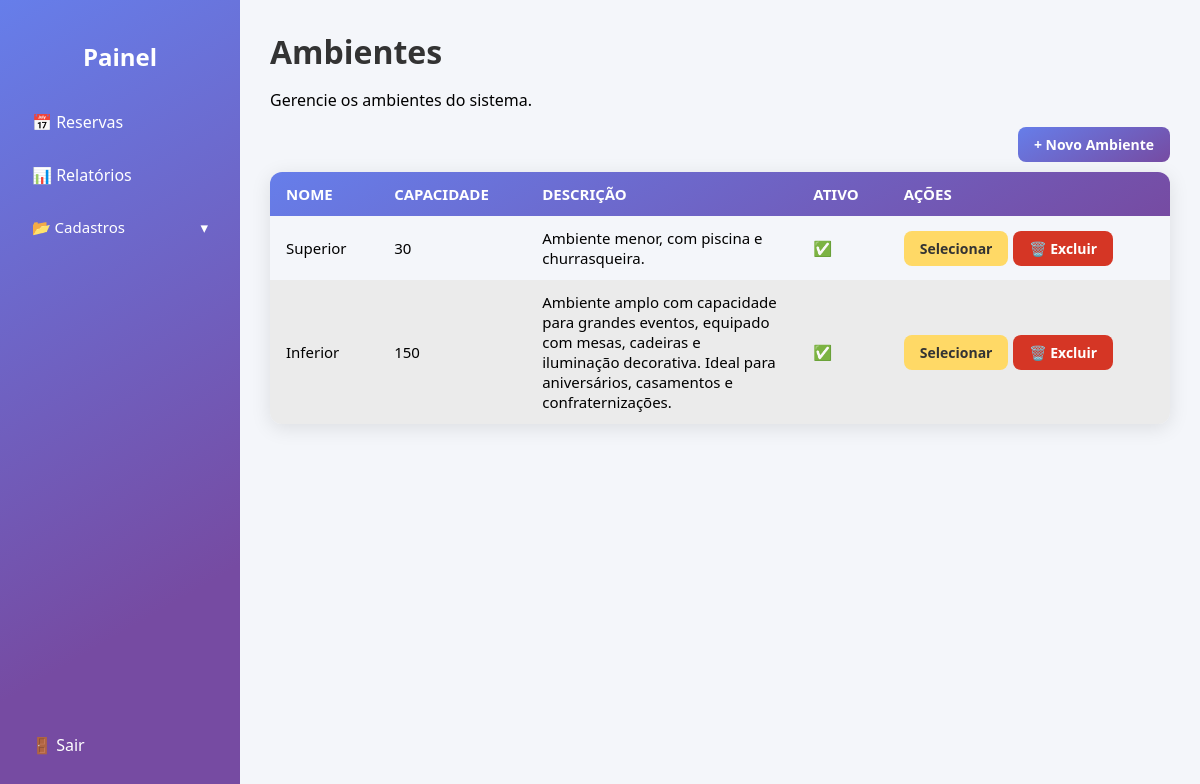
Screenshot of /ambientes/index.php (signed in) with the database file from the repository.
### tables this page shows
CREATE TABLE `ambientes` (
  `id_ambiente` int(11) NOT NULL,
  `nome_ambiente` varchar(100) NOT NULL,
  `capacidade` int(11) DEFAULT NULL,
  `descricao` text DEFAULT NULL,
  `observacoes` text DEFAULT NULL,
  `ativo` tinyint(1) DEFAULT 1
);

### ambientes/index.php (the view, shortened to what this page needs)
<?php
include '../includes/db.php';
include '../includes/header.php';
?>
<div class="painel-container">
    <?php include '../includes/sidebar.php'; ?>
    <main class="conteudo">
        <header class="painel-header">
            <h1>Ambientes</h1>
            <p>Gerencie os ambientes do sistema.</p>
        </header>
        <div class="area-crud">
            <a href="./create.php" class="btn btn-novo">+ Novo Ambiente</a>
            <?php
                $query = "SELECT * FROM ambientes ORDER BY id_ambiente DESC";
                $result = $conn->query($query);
            ?>
            <div class="tabela-wrapper">
                <table class="tabela-crud">
                    <thead>
                        <tr>
                            <th>Nome</th>
                            <th>Capacidade</th>
                            <th>Descrição</th>
                            <th>Ativo</th>
                            <th>Ações</th>
                        </tr>
                    </thead>
                    <tbody>
                        <?php while ($row = $result->fetch_assoc()): ?>
                            <tr>
                                <td data-label="Nome"><?= htmlspecialchars($row['nome_ambiente']) ?></td>
                                <td data-label="Capacidade"><?= htmlspecialchars($row['capacidade']) ?></td>
                                <td data-label="Descrição"><?= $row['descricao'] ?></td>
                                <td data-label="Ativo"><?= $row['ativo'] ? '✅' : '❌' ?></td>
                                <td data-label="Ações">
                                    <a href="./edit.php?id=<?= $row['id_ambiente'] ?>" class="btn-editar">Selecionar</a>
                                    <a href="#" class="btn-excluir btnpopup" data-id="<?= $row['id_ambiente'] ?>">🗑️ Excluir</a>
                                </td>
                            </tr>
                        <?php endwhile; ?>
                    </tbody>
                </table>
            </div>
        </div>
    </main>
</div>
<?php
include '../includes/footer.php';
?>

### assets/css/painel.css (style rules this page uses)
body { font-family: "Segoe UI", Tahoma, Geneva, Verdana, sans-serif; background-color: #f4f6fa; margin: 0; display: flex; min-height: 100vh; overflow: hidden; }
.painel-container { display: flex; width: 100%; height: 100vh; overflow: hidden; }
.conteudo { flex: 1; overflow-y: auto; height: 100vh; padding: 30px; box-sizing: border-box; }
.painel-header { display: block; align-items: center; justify-content: space-between; gap: 10px; }
.painel-header h1 { margin: 0; color: #333; }
a, button { font-family: "Segoe UI", Tahoma, Geneva, Verdana, sans-serif; }

### assets/css/crud.css (style rules this page uses)
.tabela-crud { width: 100%; border-collapse: collapse; margin-top: 20px; background: #f4f6fa; border-radius: 12px; overflow: hidden; box-shadow: 0 4px 20px rgba(0, 0, 0, 0.1); }
.tabela-crud thead { background: linear-gradient(150deg, #667eea 0%, #764ba2 100%); color: white; }
.tabela-crud th, .tabela-crud td { text-align: left; padding: 12px 16px; font-size: 15px; }
.tabela-crud th { font-weight: 600; text-transform: uppercase; }
.tabela-crud tbody tr:nth-child(even) { background: #ebebeb; }
.tabela-crud td { vertical-align: middle; }
.tabela-crud td:nth-child(2), .tabela-crud td:nth-child(3) { max-width: 200px; overflow: hidden; text-overflow: ellipsis; }
.tabela-crud td:nth-child(4) { max-width: 350px; }
.tabela-crud td:nth-child(5) { font-size: 18px; }
.btn-editar, .btn-excluir, .btn-novo { display: inline-block; padding: 8px 16px; border-radius: 8px; font-size: 14px; font-weight: 600; text-decoration: none; transition: all 0.2s ease; cursor: pointer; }
.btn-editar { background: #ffd966; color: #333; }
.btn-excluir { background: #d53625; color: white; }
.btn-novo { background: linear-gradient(150deg, #667eea 0%, #764ba2 100%); color: white; margin-bottom: 10px; float: right; }

### rows the page displays
ambientes: nome_ambiente "Superior", capacidade "30", descricao "Ambiente menor, com piscina e churrasqueira."
ambientes: nome_ambiente "Inferior", capacidade "150", descricao "Ambiente amplo com capacidade para grandes eventos, equipado com mesas, cadeiras e iluminação decorativa. Ideal para aniversários, casamentos e confraternizações."
